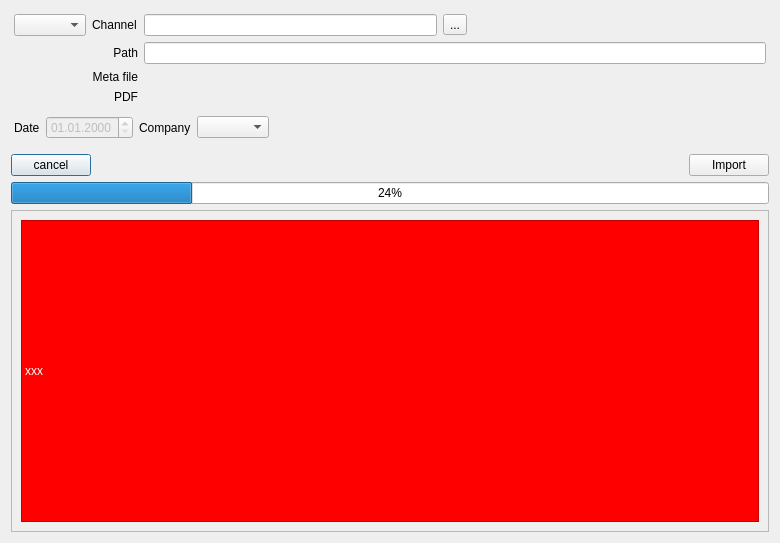
<?xml version="1.0" encoding="UTF-8"?>
<ui version="4.0">
 <class>DataBrowserDialog</class>
 <widget class="QDialog" name="DataBrowserDialog">
  <property name="geometry">
   <rect>
    <x>0</x>
    <y>0</y>
    <width>780</width>
    <height>543</height>
   </rect>
  </property>
  <property name="windowTitle">
   <string>Wincan 2 QGEP</string>
  </property>
  <layout class="QGridLayout" name="gridLayout">
   <item row="5" column="0">
    <widget class="QPushButton" name="cancelButton">
     <property name="text">
      <string>cancel</string>
     </property>
    </widget>
   </item>
   <item row="5" column="2">
    <widget class="QPushButton" name="importButton">
     <property name="text">
      <string>Import</string>
     </property>
    </widget>
   </item>
   <item row="4" column="0" colspan="3">
    <widget class="SectionWidget" name="sectionWidget" native="true">
     <layout class="QGridLayout" name="gridLayout_2">
      <property name="leftMargin">
       <number>0</number>
      </property>
      <property name="topMargin">
       <number>0</number>
      </property>
      <property name="rightMargin">
       <number>0</number>
      </property>
      <property name="bottomMargin">
       <number>0</number>
      </property>
     </layout>
    </widget>
   </item>
   <item row="1" column="0" colspan="3">
    <widget class="QWidget" name="widget_2" native="true">
     <property name="sizePolicy">
      <sizepolicy hsizetype="Preferred" vsizetype="Maximum">
       <horstretch>0</horstretch>
       <verstretch>0</verstretch>
      </sizepolicy>
     </property>
     <layout class="QGridLayout" name="gridLayout_4">
      <property name="leftMargin">
       <number>3</number>
      </property>
      <property name="topMargin">
       <number>3</number>
      </property>
      <property name="rightMargin">
       <number>3</number>
      </property>
      <property name="bottomMargin">
       <number>3</number>
      </property>
      <item row="1" column="0" colspan="2">
       <widget class="QLabel" name="label_4">
        <property name="text">
         <string>Path</string>
        </property>
        <property name="alignment">
         <set>Qt::AlignRight|Qt::AlignTrailing|Qt::AlignVCenter</set>
        </property>
       </widget>
      </item>
      <item row="3" column="1">
       <widget class="QLabel" name="label_5">
        <property name="text">
         <string>PDF</string>
        </property>
        <property name="alignment">
         <set>Qt::AlignRight|Qt::AlignTrailing|Qt::AlignVCenter</set>
        </property>
       </widget>
      </item>
      <item row="2" column="1">
       <widget class="QLabel" name="label_6">
        <property name="text">
         <string>Meta file</string>
        </property>
        <property name="alignment">
         <set>Qt::AlignRight|Qt::AlignTrailing|Qt::AlignVCenter</set>
        </property>
       </widget>
      </item>
      <item row="0" column="2">
       <widget class="QLineEdit" name="channelNameEdit"/>
      </item>
      <item row="0" column="4">
       <spacer name="horizontalSpacer_3">
        <property name="orientation">
         <enum>Qt::Horizontal</enum>
        </property>
        <property name="sizeHint" stdset="0">
         <size>
          <width>40</width>
          <height>20</height>
         </size>
        </property>
       </spacer>
      </item>
      <item row="0" column="3">
       <widget class="QToolButton" name="searchButton">
        <property name="text">
         <string>...</string>
        </property>
        <property name="icon">
         <iconset>
          <normaloff>../icons/magnifier13.svg</normaloff>../icons/magnifier13.svg</iconset>
        </property>
       </widget>
      </item>
      <item row="1" column="2" colspan="3">
       <widget class="QLineEdit" name="data_path_line_edit"/>
      </item>
      <item row="0" column="0">
       <widget class="QComboBox" name="projectCombo"/>
      </item>
      <item row="0" column="1">
       <widget class="QLabel" name="label_3">
        <property name="text">
         <string>Channel</string>
        </property>
       </widget>
      </item>
      <item row="3" column="2">
       <widget class="QgsFileWidget" name="pdf_path_widget" native="true">
        <property name="useLink" stdset="0">
         <bool>true</bool>
        </property>
        <property name="filter" stdset="0">
         <string>*.pdf</string>
        </property>
       </widget>
      </item>
      <item row="2" column="2" colspan="2">
       <widget class="QgsFileWidget" name="meta_file_widget" native="true">
        <property name="enabled">
         <bool>true</bool>
        </property>
        <property name="useLink" stdset="0">
         <bool>true</bool>
        </property>
       </widget>
      </item>
     </layout>
    </widget>
   </item>
   <item row="2" column="0" colspan="3">
    <widget class="QWidget" name="widget" native="true">
     <property name="sizePolicy">
      <sizepolicy hsizetype="Preferred" vsizetype="Maximum">
       <horstretch>0</horstretch>
       <verstretch>0</verstretch>
      </sizepolicy>
     </property>
     <layout class="QGridLayout" name="gridLayout_3">
      <property name="leftMargin">
       <number>3</number>
      </property>
      <property name="topMargin">
       <number>3</number>
      </property>
      <property name="rightMargin">
       <number>3</number>
      </property>
      <property name="bottomMargin">
       <number>3</number>
      </property>
      <item row="1" column="0">
       <widget class="QLabel" name="label_2">
        <property name="text">
         <string>Date</string>
        </property>
       </widget>
      </item>
      <item row="1" column="5">
       <spacer name="horizontalSpacer_2">
        <property name="orientation">
         <enum>Qt::Horizontal</enum>
        </property>
        <property name="sizeHint" stdset="0">
         <size>
          <width>40</width>
          <height>20</height>
         </size>
        </property>
       </spacer>
      </item>
      <item row="1" column="3">
       <widget class="QLabel" name="label">
        <property name="text">
         <string>Company</string>
        </property>
       </widget>
      </item>
      <item row="1" column="1">
       <widget class="QDateTimeEdit" name="dateTimeEdit">
        <property name="enabled">
         <bool>false</bool>
        </property>
        <property name="displayFormat">
         <string notr="true">dd.MM.yyyy</string>
        </property>
        <property name="calendarPopup">
         <bool>false</bool>
        </property>
       </widget>
      </item>
      <item row="1" column="4">
       <widget class="QComboBox" name="operatingCompanyComboBox"/>
      </item>
     </layout>
    </widget>
   </item>
   <item row="5" column="1">
    <spacer name="horizontalSpacer">
     <property name="orientation">
      <enum>Qt::Horizontal</enum>
     </property>
     <property name="sizeHint" stdset="0">
      <size>
       <width>40</width>
       <height>20</height>
      </size>
     </property>
    </spacer>
   </item>
   <item row="7" column="0" colspan="3">
    <widget class="QProgressBar" name="progressBar">
     <property name="value">
      <number>24</number>
     </property>
    </widget>
   </item>
   <item row="8" column="0" colspan="3">
    <widget class="QScrollArea" name="scrollArea">
     <property name="widgetResizable">
      <bool>true</bool>
     </property>
     <widget class="QWidget" name="cannotImportArea">
      <property name="geometry">
       <rect>
        <x>0</x>
        <y>0</y>
        <width>754</width>
        <height>275</height>
       </rect>
      </property>
      <layout class="QGridLayout" name="gridLayout_5">
       <item row="0" column="0">
        <widget class="QLabel" name="cannotImportLabel">
         <property name="autoFillBackground">
          <bool>false</bool>
         </property>
         <property name="styleSheet">
          <string notr="true">background-color: red; color:white;</string>
         </property>
         <property name="frameShape">
          <enum>QFrame::StyledPanel</enum>
         </property>
         <property name="frameShadow">
          <enum>QFrame::Sunken</enum>
         </property>
         <property name="lineWidth">
          <number>3</number>
         </property>
         <property name="text">
          <string>xxx</string>
         </property>
         <property name="scaledContents">
          <bool>false</bool>
         </property>
         <property name="margin">
          <number>5</number>
         </property>
        </widget>
       </item>
      </layout>
     </widget>
    </widget>
   </item>
  </layout>
 </widget>
 <customwidgets>
  <customwidget>
   <class>QgsFileWidget</class>
   <extends>QWidget</extends>
   <header>qgis.gui</header>
  </customwidget>
  <customwidget>
   <class>SectionWidget</class>
   <extends>QWidget</extends>
   <header location="global">wincan2teksi.gui.sectionwidget</header>
   <container>1</container>
  </customwidget>
 </customwidgets>
 <resources/>
 <connections>
  <connection>
   <sender>channelNameEdit</sender>
   <signal>returnPressed()</signal>
   <receiver>searchButton</receiver>
   <slot>click()</slot>
   <hints>
    <hint type="sourcelabel">
     <x>452</x>
     <y>43</y>
    </hint>
    <hint type="destinationlabel">
     <x>486</x>
     <y>38</y>
    </hint>
   </hints>
  </connection>
 </connections>
</ui>
